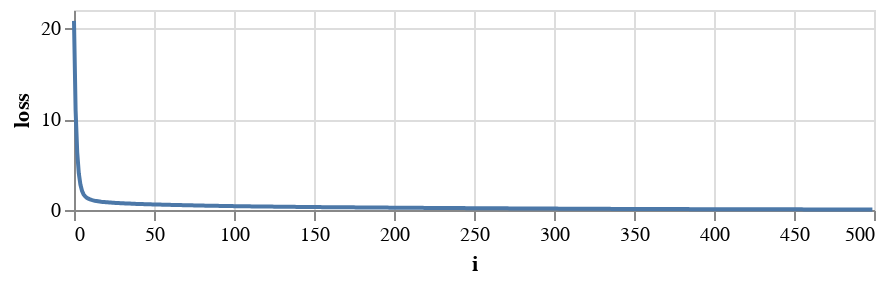

Write notebook code for a chart like this one.
### Code cell
loss_df = pd.DataFrame({'i':range(500), 'loss':loss_record})
alt.Chart(loss_df, height=100).mark_line().encode(x='i', y='loss')

### Figure 1 — Vega-Lite specification as saved in the notebook (floating-point values rounded to 4 significant figures; data arrays with more than 128 entries replaced by an {"elided": "..."} marker saying what was removed)
{"$schema": "https://vega.github.io/schema/vega-lite/v3.4.0.json", "config": {"mark": {"tooltip": null}, "view": {"height": 300, "width": 400}}, "data": {"name": "data-b6b4a960698aaea0f97255d66cd2a24a"}, "datasets": {"data-b6b4a960698aaea0f97255d66cd2a24a": {"elided": "500 records"}}, "encoding": {"x": {"field": "i", "type": "quantitative"}, "y": {"field": "loss", "type": "quantitative"}}, "height": 100, "mark": "line"}
